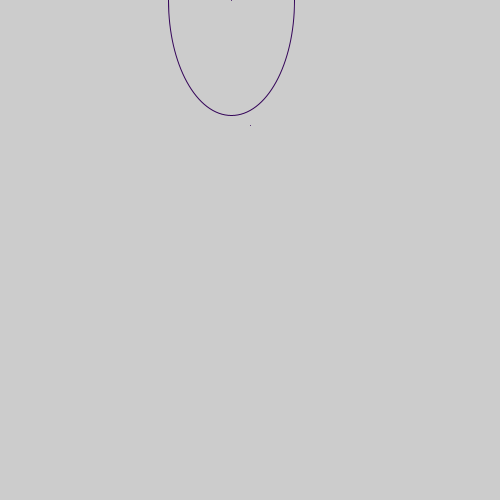
Frame 1 (no input)
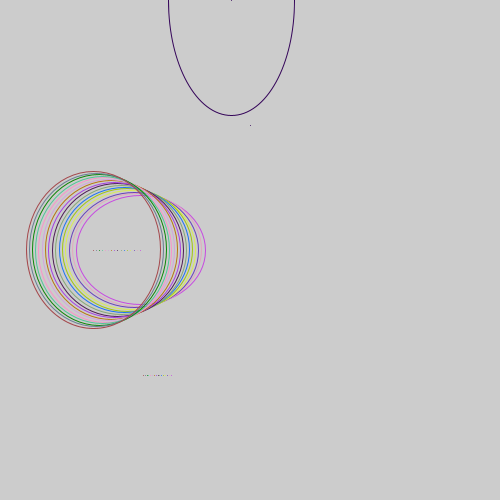
Frame 60 (the mouse pressed at the canvas centre just before this capture)
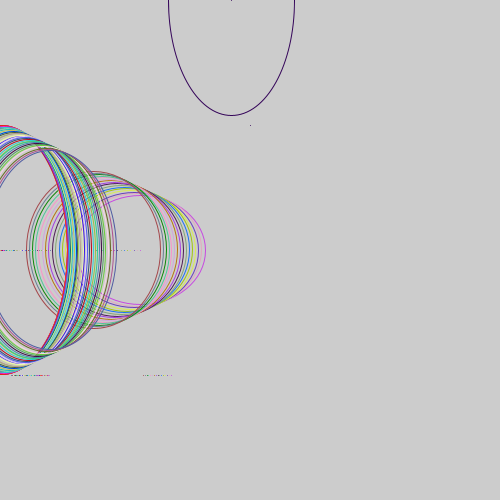
Frame 120 (the mouse held since frame 60 and released just before this capture)

The Processing sketch that drew these frames (run headless with seeded random() and noise(); from frame 60 on, the mouse is pressed at the canvas centre):

// Processing sketch: processing_152086
// ── processing_152086.pde

/*
 * Creative Coding
 * Week 3, 03 - using sin(), cos(), dist() to make a dynamic pattern 
 * by Indae Hwang and Jon McCormack
 * Copyright (c) 2014 Monash University
 *
 * This program allows you to change background color.
 * Press and hold the left mouse button to change color.
 * Use presentation mode( sketch menu > Present or press the shift-comand-r keys together)
 * Press "esc" key to stop running the sktech
 * experiment with changing the value of num and distanceMargin in setup
 */

int     num;     // the number of items in the array
float[] x;       // x-position of point
float[] y;       // y-position
float[] speed;   // speed 
float[] phase;   // phase

int distanceMargin;
float rowHeight;

// background colour
float red; 
float green;
float blue;


void setup() {

  //Fullscreen: to make fullscreen run this sketch with presentation mode ( sketch menu > Present )
  //size(displayWidth, displayHeight);

  //Not fullscreen: fixed window 
   size(500, 500);


  // change each value below for different visual
  num = 5;
  distanceMargin = 10;

  rowHeight = height/(num-1); // height of each row

  // allocate size of arrays
  x = new float[num];
  y = new float[num];
  speed = new float[num];
  phase = new float[num]; 


  //setup an initial value for each item in the array
  for (int i=0; i<num; i++) {
    x[i] = width/2; 
    y[i] = rowHeight * i;
    speed[i] = random(1); // returns a random float bewteen 0 and 1
    phase[i] = random(TWO_PI);
  }

//  red = 0;
//  blue = 0;
//  green = 0;
}


void draw() {
  // don't clear the screen each frame by calling background()
   //background(255);
  
  fill(255);

  for (int i=0; i<num; i++) {

    float rads = radians(frameCount*speed[i] );

    if (i%2 == 1) { // odd
      x[i] = width/2 + sin(rads + phase[i])* width/2;
    }
    else { // even
      x[i] = width/2 + cos(rads + phase[i])* width/2;
    }

red = random(255);
green = random(255);
blue = random(255);

    if (i<num-1) {
      float distance = dist(x[i], y[i], x[i+1], y[i+1]);
      if (distance > rowHeight && distance < rowHeight + distanceMargin) {

        stroke(red, green, blue);
        noFill();
        ellipse(x[i], y[i], distance, x[i]-y[i]);

        // stroke(255);
        point(x[i], y[i]);
        point(x[i+1], y[i+1]);
      }
    }
  }

//  if (mousePressed) {
//    red = map(mouseX, 0, width, 0, 255);
//    green = map(mouseY, 0, height, 0, 255);
//    blue = map(mouseX+mouseY, 0, width+height, 255, 0);
//
//    fill(red, green, blue, 10);
//    noStroke();
//    rect(0, 0, width, height);
    // println("red: "+red+", green: "+green+", blue: "+blue);
//  }
}
